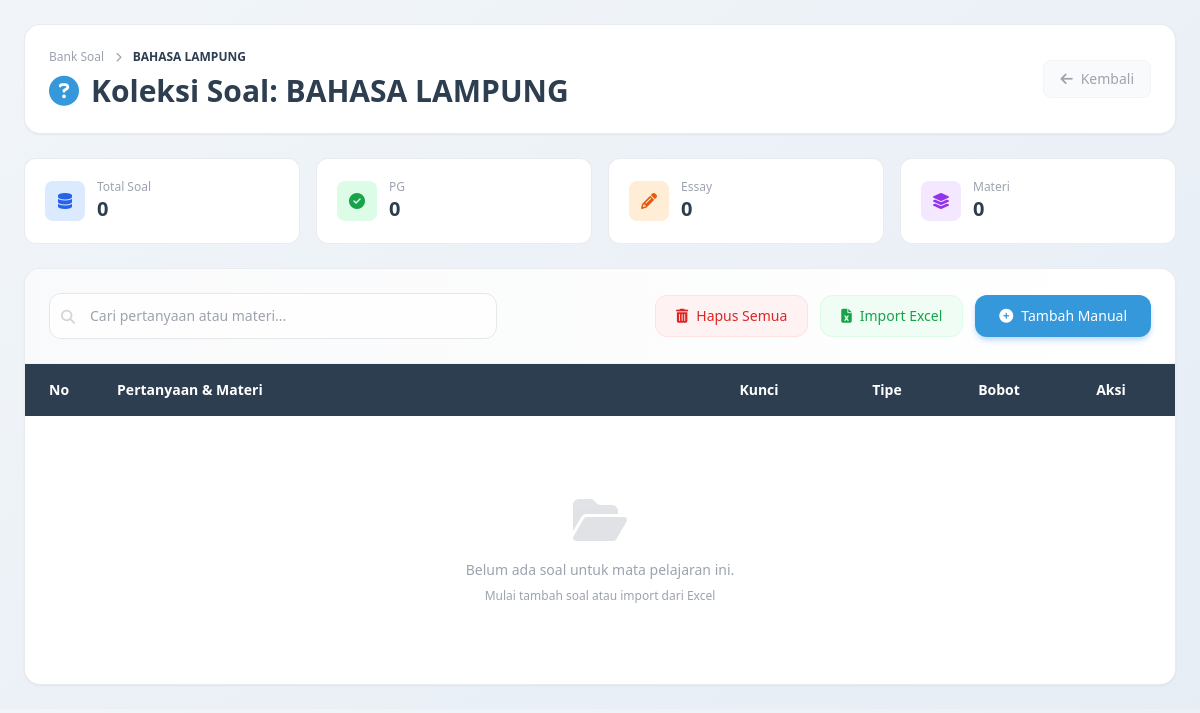
Before: /cbt_sekolah/pages/admin/soal_list.php?id_mapel=9 with the older database file.
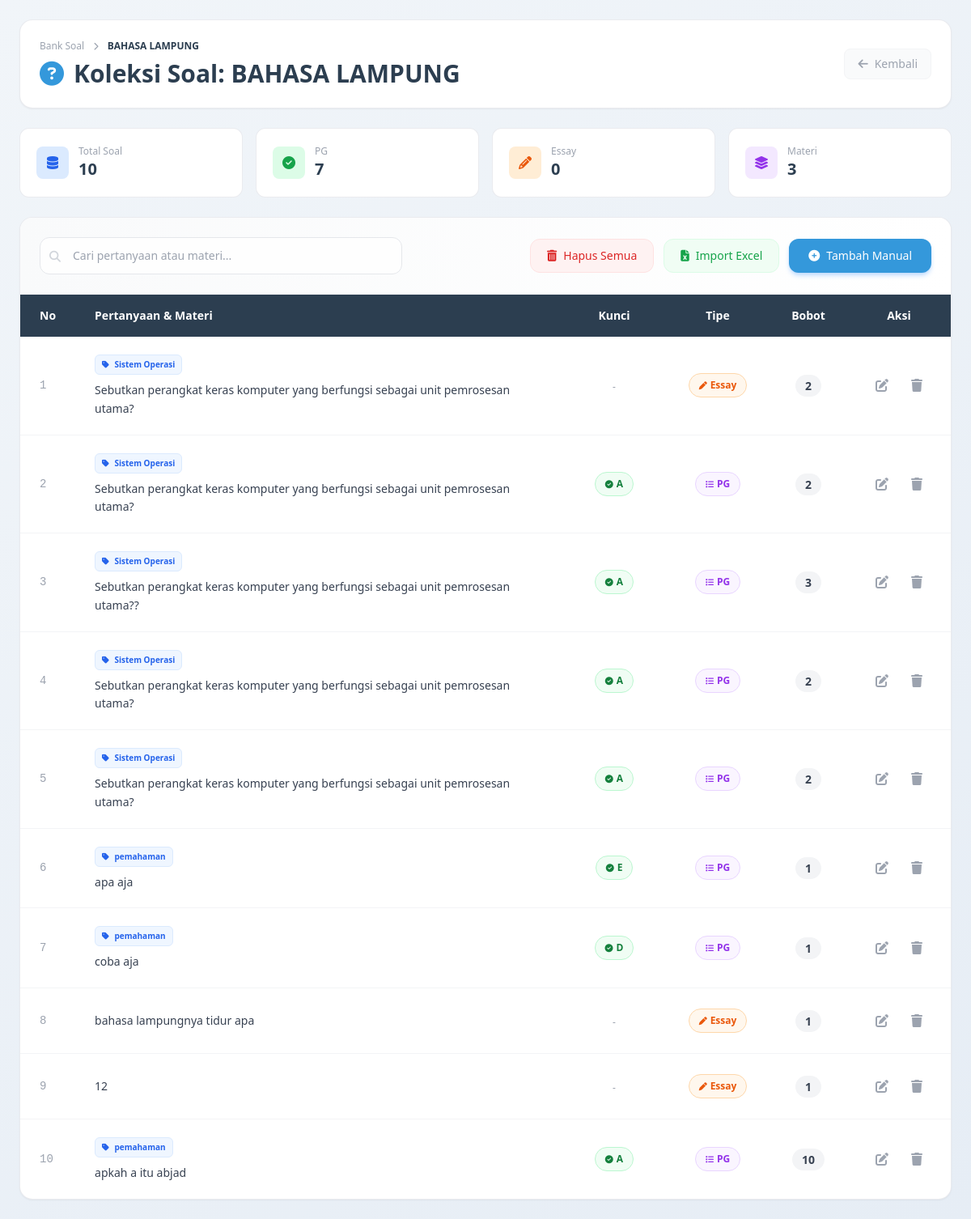
After: the same page with the newer database file.
### tables this page shows
CREATE TABLE `tb_soal` (
  `id_soal` int(11) NOT NULL,
  `id_ujian` int(11) DEFAULT NULL,
  `id_mapel` int(11) DEFAULT NULL,
  `jenis_soal` enum('1','2') NOT NULL,
  `nilai` int(11) DEFAULT 0,
  `materi` varchar(100) DEFAULT NULL,
  `pertanyaan` text NOT NULL,
  `gambar` varchar(255) DEFAULT NULL,
  `opsi_a` text DEFAULT NULL,
  `opsi_b` text DEFAULT NULL,
  `opsi_c` text DEFAULT NULL,
  `opsi_d` text DEFAULT NULL,
  `opsi_e` text DEFAULT NULL,
  `kunci_jawaban` varchar(5) DEFAULT NULL,
  `bobot` int(11) DEFAULT 1
);

### cbt_sekolah/pages/admin/soal_list.php (the view, shortened to what the changed rows need)
<?php
require_once '../../config/koneksi.php';
$id_mapel = $_GET['id_mapel'];
$m = $pdo->prepare("SELECT nama_mapel FROM tb_mapel WHERE id_mapel = ?");
$m->execute([$id_mapel]);
$mapel = $m->fetch();
$query = "SELECT * FROM tb_soal WHERE id_mapel = ? ORDER BY id_soal DESC";
$stmt = $pdo->prepare($query);
$stmt->execute([$id_mapel]);
$soal = $stmt->fetchAll();
?>
<!DOCTYPE html>
<html lang="id">
<head>
    <script src="https://cdn.tailwindcss.com"></script>
    <link rel="stylesheet" href="https://cdnjs.cloudflare.com/ajax/libs/font-awesome/6.4.0/css/all.min.css">
</head>
<body class="font-sans text-gray-700 p-6">
    <div class="max-w-7xl mx-auto">
        <div class="bg-white rounded-2xl shadow-sm border border-gray-200/80 p-6 mb-6 card-hover">
            <div class="flex flex-col md:flex-row md:items-center justify-between gap-4">
                <div>
                    <h1 class="text-3xl font-bold text-[#2C3E50] flex items-center gap-3">
                        <i class="fas fa-question-circle text-[#3498DB]"></i>
                        Koleksi Soal: <?= htmlspecialchars($mapel['nama_mapel']) ?>
                    </h1>
                </div>
            </div>
        </div>
        <div class="grid grid-cols-1 md:grid-cols-4 gap-4 mb-6">
            <div class="bg-white rounded-xl border border-gray-200/80 p-5 card-hover">
                <div class="flex items-center gap-3">
                    <div>
                        <p class="text-xs text-gray-400">Total Soal</p>
                        <p class="text-xl font-bold text-[#2C3E50]"><?= count($soal) ?></p>
                    </div>
                </div>
            </div>
            <div class="bg-white rounded-xl border border-gray-200/80 p-5 card-hover">
                <div class="flex items-center gap-3">
                    <div>
                        <p class="text-xs text-gray-400">PG</p>
                        <p class="text-xl font-bold text-[#2C3E50]"><?= count(array_filter($soal, fn($s) => $s['jenis_soal'] == '1')) ?></p>
                    </div>
                </div>
            </div>
            <div class="bg-white rounded-xl border border-gray-200/80 p-5 card-hover">
                <div class="flex items-center gap-3">
                    <div>
                        <p class="text-xs text-gray-400">Materi</p>
                        <p class="text-xl font-bold text-[#2C3E50]"><?= count(array_unique(array_column($soal, 'materi'))) ?></p>
                    </div>
                </div>
            </div>
        </div>
        <div class="bg-white rounded-2xl border border-gray-200/80 overflow-hidden shadow-sm">
            <div class="overflow-x-auto">
                <table class="w-full text-left" id="tabelSoal">
                    <thead>
                        <tr class="bg-[#2C3E50] text-white text-sm">
                            <th class="px-6 py-4 font-semibold w-16">No</th>
                            <th class="px-6 py-4 font-semibold">Pertanyaan & Materi</th>
                            <th class="px-6 py-4 font-semibold w-32 text-center">Kunci</th>
                            <th class="px-6 py-4 font-semibold w-32 text-center">Tipe</th>
                            <th class="px-6 py-4 font-semibold w-24 text-center">Bobot</th>
                            <th class="px-6 py-4 font-semibold w-32 text-center">Aksi</th>
                        </tr>
                    </thead>
                    <tbody class="divide-y divide-gray-100">
                        <?php if (count($soal) > 0): ?>
                            <?php $no = 1;
                            foreach ($soal as $s): ?>
                                <tr class="hover:bg-gray-50/80 transition soal-row">
                                    <td class="px-6 py-5 text-sm text-gray-400 font-mono"><?= $no++ ?></td>
                                    <td class="px-6 py-5">
                                        <div class="space-y-2">
                                            <?php if (!empty($s['materi'])): ?>
                                                <span class="inline-block text-[10px] font-bold bg-blue-50 text-blue-600 px-2 py-1 rounded-md border border-blue-100 searchable">
                                                    <i class="fas fa-tag mr-1"></i> <?= htmlspecialchars($s['materi']) ?>
                                                </span>
                                            <?php endif; ?>
                                            <div class="text-sm text-gray-700 leading-relaxed searchable font-medium">
                                                <?= strip_tags($s['pertanyaan']) ?>
                                            </div>
                                        </div>
                                    </td>
                                    <td class="px-6 py-5 text-center">
                                        <?php if ($s['jenis_soal'] == '1'): ?>
                                            <span class="inline-flex items-center gap-1 text-xs font-bold bg-green-50 text-green-700 px-3 py-1.5 rounded-full border border-green-200">
                                                <i class="fas fa-check-circle text-[10px]"></i>
                                                <?= strtoupper($s['kunci_jawaban']) ?>
                                            </span>
                                        <?php else: ?>
                                            <span class="text-xs text-gray-400">-</span>
                                        <?php endif; ?>
                                    </td>
                                    <td class="px-6 py-5 text-center">
                                        <span class="text-xs font-semibold px-3 py-1.5 rounded-full inline-flex items-center gap-1
                                            <?= $s['jenis_soal'] == '1' ? 'bg-purple-50 text-purple-600 border border-purple-200' : 'bg-orange-50 text-orange-600 border border-orange-200' ?>">
                                            <i class="fas <?= $s['jenis_soal'] == '1' ? 'fa-list' : 'fa-pen' ?> text-[10px]"></i>
                                            <?= $s['jenis_soal'] == '1' ? 'PG' : 'Essay' ?>
                                        </span>
                                    </td>
                                    <td class="px-6 py-5 text-center">
                                        <span class="text-sm font-bold text-gray-700 bg-gray-100 px-3 py-1 rounded-full">
                                            <?= $s['bobot'] ?>
                                        </span>
                                    </td>
                                    <td class="px-6 py-5">
                                        <div class="flex items-center justify-center gap-3">
                                            <a href="soal_edit.php?id=<?= $s['id_soal'] ?>"
                                               class="text-gray-400 hover:text-[#3498DB] transition p-2 hover:bg-blue-50 rounded-lg"
                                               title="Edit">
                                                <i class="fas fa-edit"></i>
                                            </a>
                                            <button onclick="hapusSoal(<?= $s['id_soal'] ?>)"
                                                    class="text-gray-400 hover:text-red-500 transition p-2 hover:bg-red-50 rounded-lg"
                                                    title="Hapus">
                                                <i class="fas fa-trash"></i>
                                            </button>
                                        </div>
                                    </td>
                                </tr>
                            <?php endforeach; ?>
                        <?php else: ?>
                            <tr>
                                <td colspan="6" class="py-20 text-center">
                                    <div class="flex flex-col items-center justify-center text-gray-400">
                                        <i class="fas fa-folder-open text-5xl mb-4 opacity-30"></i>
                                        <p class="text-sm font-medium">Belum ada soal untuk mata pelajaran ini.</p>
                                        <p class="text-xs mt-2">Mulai tambah soal atau import dari Excel</p>
                                    </div>
                                </td>
                            </tr>
                        <?php endif; ?>
                    </tbody>
                </table>
            </div>
        </div>
    </div>
</body>
</html>

Changed rows visible on the page:
added tb_soal: materi "Sistem Operasi", pertanyaan "Sebutkan perangkat keras komputer yang berfungsi sebagai unit pemrosesan utama?", jenis_soal "Essay", bobot "2"
added tb_soal: materi "Sistem Operasi", pertanyaan "Sebutkan perangkat keras komputer yang berfungsi sebagai unit pemrosesan utama?", kunci_jawaban "A", jenis_soal "PG", bobot "2"
added tb_soal: materi "Sistem Operasi", pertanyaan "Sebutkan perangkat keras komputer yang berfungsi sebagai unit pemrosesan utama??", kunci_jawaban "A", jenis_soal "PG", bobot "3"
added tb_soal: materi "Sistem Operasi", pertanyaan "Sebutkan perangkat keras komputer yang berfungsi sebagai unit pemrosesan utama?", kunci_jawaban "A", jenis_soal "PG", bobot "2"
added tb_soal: materi "Sistem Operasi", pertanyaan "Sebutkan perangkat keras komputer yang berfungsi sebagai unit pemrosesan utama?", kunci_jawaban "A", jenis_soal "PG", bobot "2"
added tb_soal: materi "pemahaman", pertanyaan "apa aja", kunci_jawaban "E", jenis_soal "PG", bobot "1"
added tb_soal: materi "pemahaman", pertanyaan "coba aja", kunci_jawaban "D", jenis_soal "PG", bobot "1"
added tb_soal: pertanyaan "bahasa lampungnya tidur apa", jenis_soal "Essay", bobot "1"
added tb_soal: pertanyaan "12", jenis_soal "Essay", bobot "1"
added tb_soal: materi "pemahaman", pertanyaan "apkah a itu abjad", kunci_jawaban "A", jenis_soal "PG", bobot "10"
Other visible differences:
count($soal): "0" → "10"
count(array_filter($soal, fn($s) => $s['jenis_soal'] == '1')): "0" → "7"
count(array_unique(array_column($soal, 'materi'))): "0" → "3"
text no longer shown: "Belum ada soal untuk mata pelajaran ini. Mulai tambah soal atau import dari Excel"
